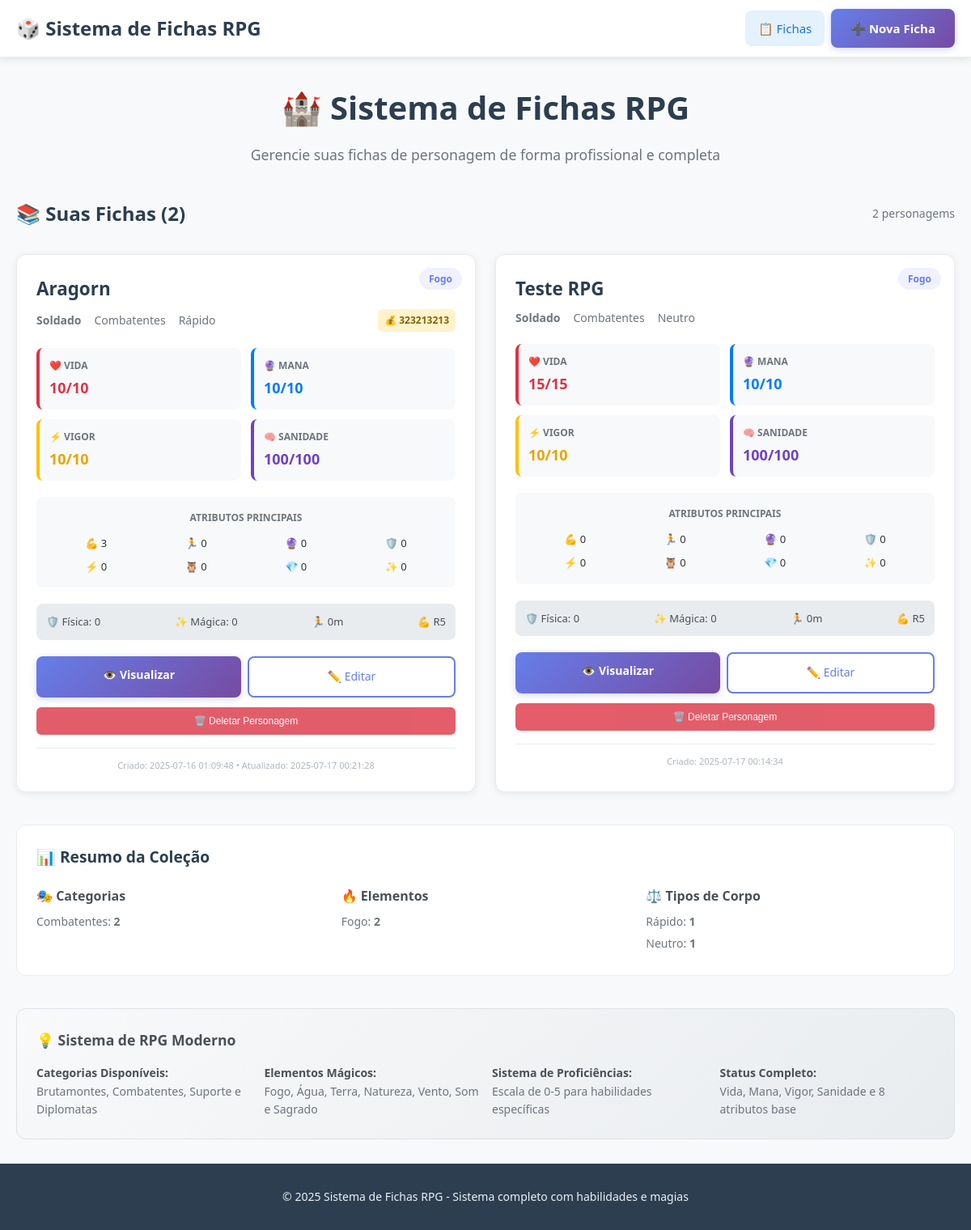
Before: / with the older database file.
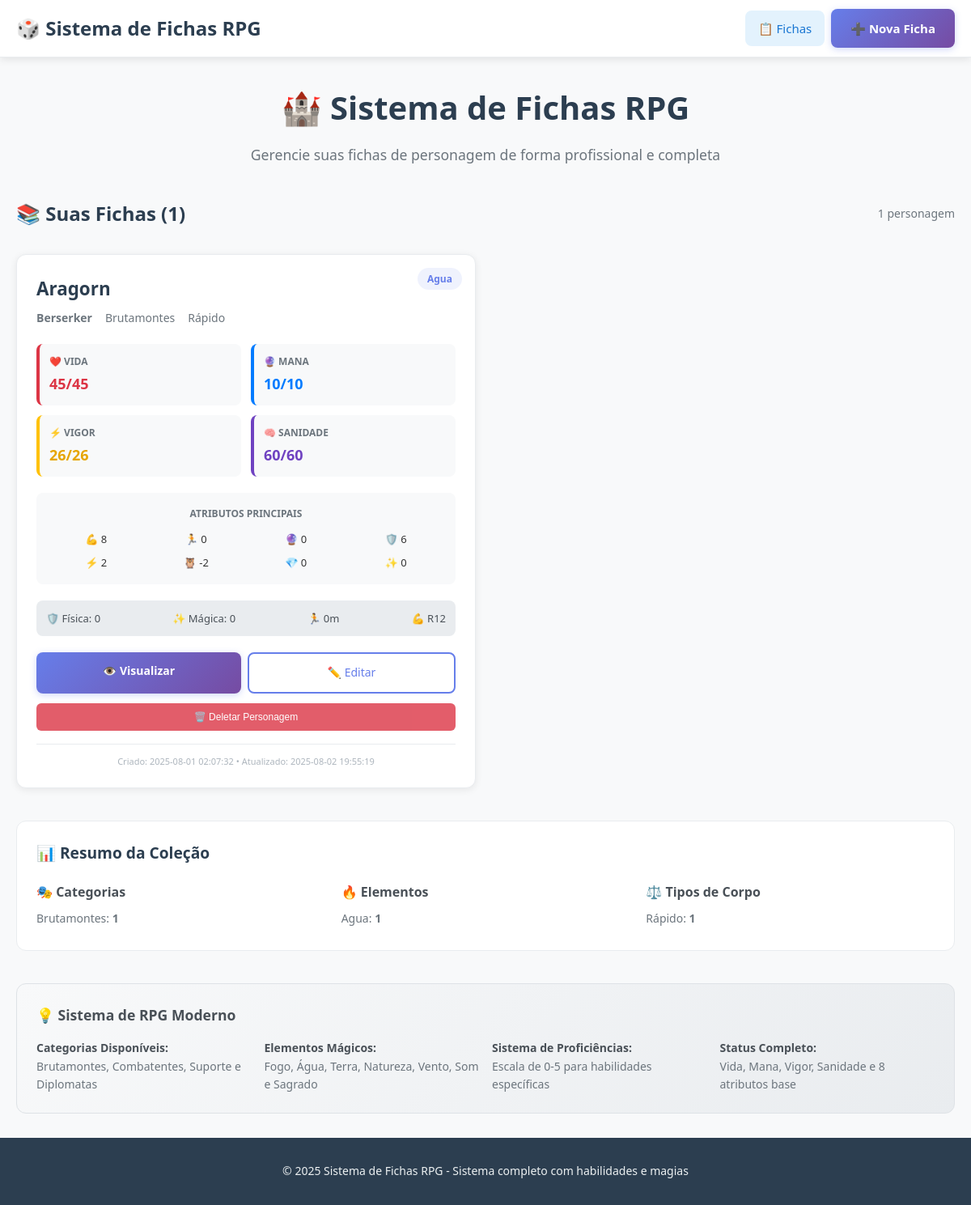
After: the same page with the newer database file.
### tables this page shows
CREATE TABLE fichas (
            id INTEGER PRIMARY KEY AUTOINCREMENT,
            
            -- INFORMAÇÕES BÁSICAS
            nome TEXT NOT NULL,
            tipo_corpo TEXT NOT NULL,
            classe TEXT NOT NULL,
            categoria TEXT NOT NULL,
            historia TEXT,
            elemento TEXT NOT NULL,
            ouro INTEGER DEFAULT 0,
            
            -- STATUS
            vida_atual INTEGER DEFAULT 10,
            vida_maxima INTEGER DEFAULT 10,
            mana_atual INTEGER DEFAULT 10,
            mana_maxima INTEGER DEFAULT 10,
            vigor_atual INTEGER DEFAULT 10,
            vigor_maximo INTEGER DEFAULT 10,
            sanidade_atual INTEGER DEFAULT 100,
            sanidade_maxima INTEGER DEFAULT 100,
            deslocamento INTEGER DEFAULT 0,
            resistencia INTEGER DEFAULT 5,
            armadura_fisica INTEGER DEFAULT 0,
            armadura_magica INTEGER DEFAULT 0,
            
            -- ATRIBUTOS
            forca INTEGER DEFAULT 0,
            destreza INTEGER DEFAULT 0,
            magia INTEGER DEFAULT 0,
            constituicao INTEGER DEFAULT 0,
            agilidade INTEGER DEFAULT 0,
            sabedoria INTEGER DEFAULT 0,
            carisma INTEGER DEFAULT 0,
            fe INTEGER DEFAULT 0,
            
            -- EQUIPAMENTOS
            armadura TEXT,
            arma TEXT,
            complemento TEXT,
            amuleto1 TEXT,
            amuleto2 TEXT,
            
            -- PROFICIÊNCIAS (0-5)
            prof_sobrevivencia INTEGER DEFAULT 0,
            prof_botanica INTEGER DEFAULT 0,
            prof_culinaria INTEGER DEFAULT 0,
            prof_religiao INTEGER DEFAULT 0,
            prof_pescaria INTEGER DEFAULT 0,
            prof_ferraria INTEGER DEFAULT 0,
            prof_artesanato INTEGER DEFAULT 0,
            prof_mixologia INTEGER DEFAULT 0,
            prof_musica INTEGER DEFAULT 0,
            prof_jogos_azar INTEGER DEFAULT 0,
            prof_rataria INTEGER DEFAULT 0,
            prof_navegacao INTEGER DEFAULT 0,
            prof_sacratismo INTEGER DEFAULT 0,
            prof_demonologia INTEGER DEFAULT 0,
            prof_guerra INTEGER DEFAULT 0,
            prof_acrobacia INTEGER DEFAULT 0,
            prof_combate_desarmado INTEGER DEFAULT 0,
            prof_armas_leves INTEGER DEFAULT 0,
            prof_armas_pesadas INTEGER DEFAULT 0,
            prof_armas_longa_distancia INTEGER DEFAULT 0,
            prof_arremesso INTEGER DEFAULT 0,
            
            -- PERÍCIAS MÁGICAS (0-5)
            per_maguslogia INTEGER DEFAULT 0,
            per_magia_elemental INTEGER DEFAULT 0,
            per_magia_obscura INTEGER DEFAULT 0,
            per_magia_estimulo INTEGER DEFAULT 0,
            per_magia_territorial INTEGER DEFAULT 0,
            
            -- RODA DE HABILIDADES
            habilidade_slot_1 INTEGER,
            habilidade_slot_2 INTEGER,
            habilidade_slot_3 INTEGER,
            habilidade_slot_4 INTEGER,
            habilidade_classe INTEGER,
            
            -- METADADOS
            criado_em TIMESTAMP DEFAULT CURRENT_TIMESTAMP,
            atualizado_em TIMESTAMP DEFAULT CURRENT_TIMESTAMP
        );

### sistema.py (the view)
@app.route('/')
def index():
    conn = get_db_connection()
    fichas = conn.execute('SELECT * FROM fichas ORDER BY nome').fetchall()
    conn.close()
    return render_template('index.html', fichas=fichas)

### templates/index.html (shortened to what this page needs)
{% extends "base.html" %}
{% block content %}
<div class="page-header">
    <h1 class="page-title">🏰 Sistema de Fichas RPG</h1>
    <p class="page-subtitle">
        Gerencie suas fichas de personagem de forma profissional e completa
    </p>
</div>
{% if fichas %}
    <div style="margin-bottom: 30px; display: flex; justify-content: space-between; align-items: center;">
        <h2 style="color: #2c3e50; margin: 0;">📚 Suas Fichas ({{ fichas|length }})</h2>
        <div style="display: flex; gap: 12px; align-items: center;">
            <span style="color: #6c757d; font-size: 14px;">{{ fichas|length }} personagem{% if fichas|length != 1 %}s{% endif %}</span>
        </div>
    </div>
    <div style="display: grid; grid-template-columns: repeat(auto-fill, minmax(420px, 1fr)); gap: 24px;">
        {% for ficha in fichas %}
            <div class="card" style="position: relative;">
                <div style="position: absolute; top: 16px; right: 16px; background: rgba(102, 126, 234, 0.1); color: #667eea; padding: 4px 12px; border-radius: 20px; font-size: 12px; font-weight: 600;">
                    {{ ficha.elemento }}
                </div>
                <div style="margin-bottom: 20px;">
                    <h3 style="font-size: 1.4rem; font-weight: 700; color: #2c3e50; margin-bottom: 8px;">
                        {{ ficha.nome }}
                    </h3>
                    <div style="display: flex; justify-content: space-between; align-items: center; margin-bottom: 12px;">
                        <div style="display: flex; gap: 16px; color: #6c757d; font-size: 14px;">
                            <span><strong>{{ ficha.classe }}</strong></span>
                            <span>{{ ficha.categoria }}</span>
                            <span>{{ ficha.tipo_corpo }}</span>
                        </div>
                        {% if ficha.ouro > 0 %}
                            <span style="background: #fff3cd; color: #856404; padding: 4px 8px; border-radius: 6px; font-size: 12px; font-weight: 600;">
                                💰 {{ ficha.ouro }}
                            </span>
                        {% endif %}
                    </div>
                </div>
                <div style="display: grid; grid-template-columns: repeat(2, 1fr); gap: 12px; margin-bottom: 20px;">
                    <div style="background: #f8f9fa; padding: 12px; border-radius: 8px; border-left: 4px solid #dc3545;">
                        <div style="font-size: 12px; color: #6c757d; margin-bottom: 4px; font-weight: 600;">❤️ VIDA</div>
                        <div style="font-size: 18px; font-weight: 700; color: #dc3545;">{{ ficha.vida_atual }}/{{ ficha.vida_maxima }}</div>
                    </div>
                    <div style="background: #f8f9fa; padding: 12px; border-radius: 8px; border-left: 4px solid #007bff;">
                        <div style="font-size: 12px; color: #6c757d; margin-bottom: 4px; font-weight: 600;">🔮 MANA</div>
                        <div style="font-size: 18px; font-weight: 700; color: #007bff;">{{ ficha.mana_atual }}/{{ ficha.mana_maxima }}</div>
                    </div>
                    <div style="background: #f8f9fa; padding: 12px; border-radius: 8px; border-left: 4px solid #ffc107;">
                        <div style="font-size: 12px; color: #6c757d; margin-bottom: 4px; font-weight: 600;">⚡ VIGOR</div>
                        <div style="font-size: 18px; font-weight: 700; color: #e6a500;">{{ ficha.vigor_atual }}/{{ ficha.vigor_maximo }}</div>
                    </div>
                    <div style="background: #f8f9fa; padding: 12px; border-radius: 8px; border-left: 4px solid #6f42c1;">
                        <div style="font-size: 12px; color: #6c757d; margin-bottom: 4px; font-weight: 600;">🧠 SANIDADE</div>
                        <div style="font-size: 18px; font-weight: 700; color: #6f42c1;">{{ ficha.sanidade_atual }}/{{ ficha.sanidade_maxima }}</div>
                    </div>
                </div>
                <div style="background: #f8f9fa; padding: 16px; border-radius: 8px; margin-bottom: 20px;">
                    <div style="font-size: 12px; color: #6c757d; margin-bottom: 12px; text-align: center; font-weight: 600; text-transform: uppercase;">
                        Atributos Principais
                    </div>
                    <div style="display: grid; grid-template-columns: repeat(4, 1fr); gap: 8px; text-align: center;">
                        <div style="font-size: 13px;"><span style="font-weight: 600;">💪</span> {{ ficha.forca }}</div>
                        <div style="font-size: 13px;"><span style="font-weight: 600;">🏃</span> {{ ficha.destreza }}</div>
                        <div style="font-size: 13px;"><span style="font-weight: 600;">🔮</span> {{ ficha.magia }}</div>
                        <div style="font-size: 13px;"><span style="font-weight: 600;">🛡️</span> {{ ficha.constituicao }}</div>
                        <div style="font-size: 13px;"><span style="font-weight: 600;">⚡</span> {{ ficha.agilidade }}</div>
                        <div style="font-size: 13px;"><span style="font-weight: 600;">🦉</span> {{ ficha.sabedoria }}</div>
                        <div style="font-size: 13px;"><span style="font-weight: 600;">💎</span> {{ ficha.carisma }}</div>
                        <div style="font-size: 13px;"><span style="font-weight: 600;">✨</span> {{ ficha.fe }}</div>
                    </div>
                </div>
                <div style="display: flex; justify-content: space-between; margin-bottom: 20px; padding: 12px; background: #e9ecef; border-radius: 8px; font-size: 13px; color: #495057;">
                    <span><strong>🛡️</strong> Física: {{ ficha.armadura_fisica }}</span>
                    <span><strong>✨</strong> Mágica: {{ ficha.armadura_magica }}</span>
                    <span><strong>🏃</strong> {{ ficha.deslocamento }}m</span>
                    <span><strong>💪</strong> R{{ ficha.resistencia }}</span>
                </div>
                <div style="display: flex; gap: 8px;">
                    <a href="{{ url_for('visualizar_ficha', ficha_id=ficha.id) }}"
                       class="btn-primary"
                       style="flex: 1; text-align: center; text-decoration: none; padding: 12px; border-radius: 8px; font-size: 14px;">
                        👁️ Visualizar
                    </a>
                    <a href="{{ url_for('editar_ficha', ficha_id=ficha.id) }}"
                       class="btn-outline"
                       style="flex: 1; text-align: center; text-decoration: none; padding: 12px; border-radius: 8px; font-size: 14px;">
                        ✏️ Editar
                    </a>
                </div>
                <div style="margin-top: 12px;">
                    <form method="POST" action="{{ url_for('deletar_ficha', ficha_id=ficha.id) }}"
                          onsubmit="return confirm('Tem certeza que deseja deletar {{ ficha.nome }}?')"
                          style="display: inline; width: 100%;">
                        <button type="submit"
                                style="width: 100%; background: #dc3545; color: white; border: none; padding: 10px; border-radius: 6px; font-size: 12px; cursor: pointer; opacity: 0.8; transition: opacity 0.3s ease;"
                                onmouseover="this.style.opacity='1'"
                                onmouseout="this.style.opacity='0.8'">
                            🗑️ Deletar Personagem
                        </button>
                    </form>
                </div>
                <div style="margin-top: 16px; padding-top: 12px; border-top: 1px solid #e9ecef; font-size: 11px; color: #adb5bd; text-align: center;">
                    Criado: {{ ficha.criado_em.split('.')[0] if ficha.criado_em else 'N/A' }}
                    {% if ficha.atualizado_em != ficha.criado_em %}
                        • Atualizado: {{ ficha.atualizado_em.split('.')[0] if ficha.atualizado_em else 'N/A' }}
                    {% endif %}
                </div>
            </div>
        {% endfor %}
    </div>
    <div style="margin-top: 40px; background: white; padding: 24px; border-radius: 12px; border: 1px solid #e9ecef;">
        <h4 style="margin-bottom: 20px; color: #2c3e50; font-size: 1.2rem;">📊 Resumo da Coleção</h4>
        <div style="display: grid; grid-template-columns: repeat(auto-fit, minmax(200px, 1fr)); gap: 20px;">
            <div>
                <strong style="color: #495057; display: block; margin-bottom: 8px;">🎭 Categorias</strong>
                {% set categorias = {} %}
                {% for categoria, count in categorias.items() %}
                    <div style="font-size: 14px; color: #6c757d; margin-bottom: 4px;">
                        {{ categoria }}: <span style="font-weight: 600;">{{ count }}</span>
                    </div>
                {% endfor %}
            </div>
            <div>
                <strong style="color: #495057; display: block; margin-bottom: 8px;">🔥 Elementos</strong>
                {% set elementos = {} %}
                {% for elemento, count in elementos.items() %}
                    <div style="font-size: 14px; color: #6c757d; margin-bottom: 4px;">
                        {{ elemento }}: <span style="font-weight: 600;">{{ count }}</span>
                    </div>
                {% endfor %}
            </div>
            <div>
                <strong style="color: #495057; display: block; margin-bottom: 8px;">⚖️ Tipos de Corpo</strong>
                {% set tipos = {} %}
                {% for tipo, count in tipos.items() %}
                    <div style="font-size: 14px; color: #6c757d; margin-bottom: 4px;">
                        {{ tipo }}: <span style="font-weight: 600;">{{ count }}</span>
                    </div>
                {% endfor %}
            </div>
        </div>
    </div>
{% endif %}
<div style="margin-top: 40px; background: linear-gradient(135deg, #f8f9fa, #e9ecef); padding: 24px; border-radius: 12px; border: 1px solid #dee2e6;">
    <h4 style="margin-bottom: 16px; color: #495057; font-size: 1.1rem;">💡 Sistema de RPG Moderno</h4>
    <div style="display: grid; grid-template-columns: repeat(auto-fit, minmax(250px, 1fr)); gap: 16px; font-size: 14px; color: #6c757d; line-height: 1.6;">
        <div>
            <strong style="color: #495057;">Categorias Disponíveis:</strong><br>
            Brutamontes, Combatentes, Suporte e Diplomatas
        </div>
        <div>
            <strong style="color: #495057;">Elementos Mágicos:</strong><br>
            Fogo, Água, Terra, Natureza, Vento, Som e Sagrado
        </div>
        <div>
            <strong style="color: #495057;">Sistema de Proficiências:</strong><br>
            Escala de 0-5 para habilidades específicas
        </div>
        <div>
            <strong style="color: #495057;">Status Completo:</strong><br>
            Vida, Mana, Vigor, Sanidade e 8 atributos base
        </div>
    </div>
</div>
{% endblock %}

### templates/base.html (shortened to what this page needs)
<!DOCTYPE html>
<html lang="pt-BR">
<head>
</head>
<body>
    <div class="container">
        <header>
            <div class="header-content">
                <a href="{{ url_for('index') }}" class="logo">
                    🎲 Sistema de Fichas RPG
                </a>
                <nav class="nav-menu">
                    <a href="{{ url_for('index') }}" class="nav-link">📋 Fichas</a>
                    <a href="{{ url_for('criar_ficha') }}" class="btn-primary">➕ Nova Ficha</a>
                </nav>
            </div>
        </header>
        <main class="main-content">
            {% block content %}{% endblock %}
        </main>
        <footer class="footer">
            <p>&copy; 2025 Sistema de Fichas RPG - Sistema completo com habilidades e magias</p>
        </footer>
    </div>
</body>
</html>

Changed rows visible on the page:
removed fichas: elemento "Fogo", nome "Teste RPG", classe "Soldado", categoria "Combatentes", tipo_corpo "Neutro", vida_atual "15", vida_maxima "15", mana_atual "10", mana_maxima "10", vigor_atual "10", vigor_maximo "10", sanidade_atual "100", sanidade_maxima "100", forca "0", destreza "0", magia "0", constituicao "0", agilidade "0", sabedoria "0", carisma "0", fe "0", armadura_fisica "0", armadura_magica "0", deslocamento "0", resistencia "5", criado_em "2025-07-17 00:14:34", count "1"
changed fichas "Aragorn": elemento "Fogo" → "Agua"; classe "Soldado" → "Berserker"; categoria "Combatentes" → "Brutamontes"; vida_atual "10" → "45"; vida_maxima "10" → "45"; vigor_atual "10" → "26"; vigor_maximo "10" → "26"; sanidade_atual "100" → "60"; sanidade_maxima "100" → "60"; forca "3" → "8"; constituicao "0" → "6"; agilidade "0" → "2"; sabedoria "0" → "-2"; resistencia "5" → "12"; criado_em "2025-07-16 01:09:48" → "2025-08-01 02:07:32"; atualizado_em "2025-07-17 00:21:28" → "2025-08-02 19:55:19"; count "2" → "1"; ouro "323213213" → (not shown)
Other visible differences:
{{ fichas|length }}: "2" → "1"
text no longer shown: "s"
